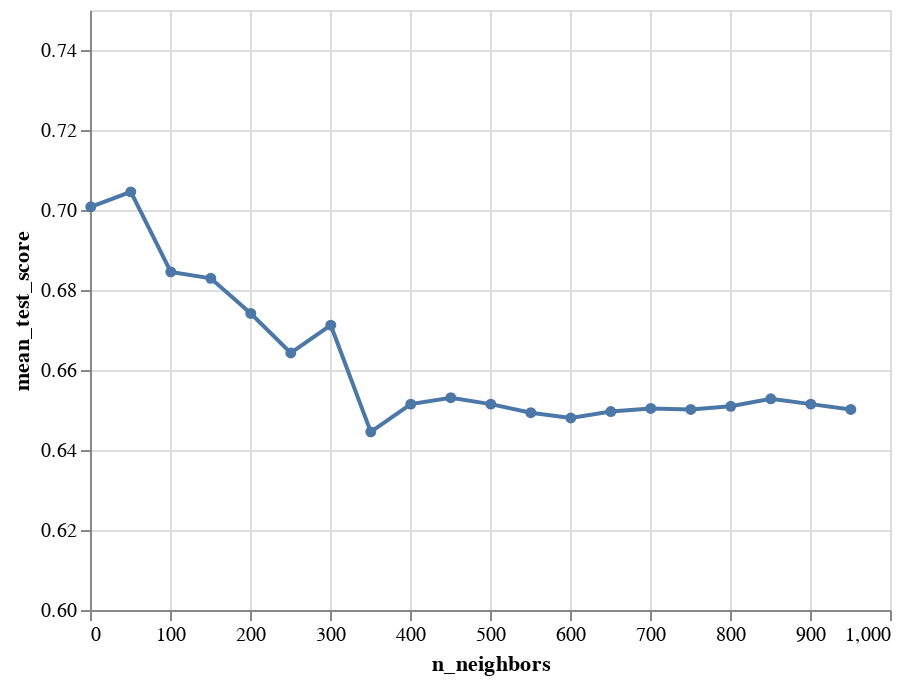

The notebook cell this image was saved under:
### Code cell
accuracy_vs_k = alt.Chart(acc_grid).mark_line(point=True).encode(
    x=alt.X("n_neighbors"),
    y=alt.Y("mean_test_score", scale=alt.Scale(domain=(0.6, 0.75)))
)

accuracy_vs_k

### Figure 1 — Vega-Lite specification as saved in the notebook (floating-point values rounded to 4 significant figures)
{"config": {"view": {"continuousWidth": 400, "continuousHeight": 300}}, "data": {"name": "data-b2981ced47b9ee8d72253ca5ff993b50"}, "mark": {"type": "line", "point": true}, "encoding": {"x": {"field": "n_neighbors", "type": "quantitative"}, "y": {"field": "mean_test_score", "scale": {"domain": [0.6, 0.75]}, "type": "quantitative"}}, "$schema": "https://vega.github.io/schema/vega-lite/v4.17.0.json", "datasets": {"data-b2981ced47b9ee8d72253ca5ff993b50": [{"mean_fit_time": 0.007521, "std_fit_time": 0.0003779, "mean_score_time": 0.03439, "std_score_time": 0.0029, "n_neighbors": 1, "params": {"kneighborsclassifier__n_neighbors": 1}, "split0_test_score": 0.6773, "split1_test_score": 0.712, "split2_test_score": 0.7067, "split3_test_score": 0.7067, "split4_test_score": 0.7013, "mean_test_score": 0.7008, "std_test_score": 0.01221, "rank_test_score": 2}, {"mean_fit_time": 0.01075, "std_fit_time": 0.006402, "mean_score_time": 0.05048, "std_score_time": 0.01316, "n_neighbors": 51, "params": {"kneighborsclassifier__n_neighbors": 51}, "split0_test_score": 0.7147, "split1_test_score": 0.7093, "split2_test_score": 0.692, "split3_test_score": 0.7027, "split4_test_score": 0.704, "mean_test_score": 0.7045, "std_test_score": 0.007571, "rank_test_score": 1}, {"mean_fit_time": 0.007223, "std_fit_time": 0.0004267, "mean_score_time": 0.04824, "std_score_time": 0.002752, "n_neighbors": 101, "params": {"kneighborsclassifier__n_neighbors": 101}, "split0_test_score": 0.6773, "split1_test_score": 0.676, "split2_test_score": 0.664, "split3_test_score": 0.7093, "split4_test_score": 0.696, "mean_test_score": 0.6845, "std_test_score": 0.01608, "rank_test_score": 3}, {"mean_fit_time": 0.007029, "std_fit_time": 0.0001948, "mean_score_time": 0.05458, "std_score_time": 0.001771, "n_neighbors": 151, "params": {"kneighborsclassifier__n_neighbors": 151}, "split0_test_score": 0.6893, "split1_test_score": 0.6573, "split2_test_score": 0.6813, "split3_test_score": 0.704, "split4_test_score": 0.6827, "mean_test_score": 0.6829, "std_test_score": 0.01512, "rank_test_score": 4}, {"mean_fit_time": 0.008968, "std_fit_time": 0.003821, "mean_score_time": 0.06996, "std_score_time": 0.0143, "n_neighbors": 201, "params": {"kneighborsclassifier__n_neighbors": 201}, "split0_test_score": 0.676, "split1_test_score": 0.6573, "split2_test_score": 0.6653, "split3_test_score": 0.6907, "split4_test_score": 0.6813, "mean_test_score": 0.6741, "std_test_score": 0.01173, "rank_test_score": 5}, {"mean_fit_time": 0.01211, "std_fit_time": 0.01031, "mean_score_time": 0.08102, "std_score_time": 0.01329, "n_neighbors": 251, "params": {"kneighborsclassifier__n_neighbors": 251}, "split0_test_score": 0.676, "split1_test_score": 0.6373, "split2_test_score": 0.66, "split3_test_score": 0.6707, "split4_test_score": 0.6773, "mean_test_score": 0.6643, "std_test_score": 0.01478, "rank_test_score": 7}, {"mean_fit_time": 0.00748, "std_fit_time": 0.0007885, "mean_score_time": 0.108, "std_score_time": 0.03201, "n_neighbors": 301, "params": {"kneighborsclassifier__n_neighbors": 301}, "split0_test_score": 0.6613, "split1_test_score": 0.656, "split2_test_score": 0.676, "split3_test_score": 0.6773, "split4_test_score": 0.6853, "mean_test_score": 0.6712, "std_test_score": 0.01085, "rank_test_score": 6}, {"mean_fit_time": 0.007067, "std_fit_time": 0.0004492, "mean_score_time": 0.08588, "std_score_time": 0.001758, "n_neighbors": 351, "params": {"kneighborsclassifier__n_neighbors": 351}, "split0_test_score": 0.6413, "split1_test_score": 0.6227, "split2_test_score": 0.656, "split3_test_score": 0.652, "split4_test_score": 0.6507, "mean_test_score": 0.6445, "std_test_score": 0.01194, "rank_test_score": 20}, {"mean_fit_time": 0.007198, "std_fit_time": 0.0004884, "mean_score_time": 0.0975, "std_score_time": 0.006236, "n_neighbors": 401, "params": {"kneighborsclassifier__n_neighbors": 401}, "split0_test_score": 0.6427, "split1_test_score": 0.6267, "split2_test_score": 0.6653, "split3_test_score": 0.6627, "split4_test_score": 0.66, "mean_test_score": 0.6515, "std_test_score": 0.01472, "rank_test_score": 10}, {"mean_fit_time": 0.006882, "std_fit_time": 0.0002515, "mean_score_time": 0.1144, "std_score_time": 0.026, "n_neighbors": 451, "params": {"kneighborsclassifier__n_neighbors": 451}, "split0_test_score": 0.644, "split1_test_score": 0.6387, "split2_test_score": 0.6653, "split3_test_score": 0.6613, "split4_test_score": 0.656, "mean_test_score": 0.6531, "std_test_score": 0.01017, "rank_test_score": 8}, {"mean_fit_time": 0.007406, "std_fit_time": 0.0009742, "mean_score_time": 0.1187, "std_score_time": 0.007004, "n_neighbors": 501, "params": {"kneighborsclassifier__n_neighbors": 501}, "split0_test_score": 0.644, "split1_test_score": 0.6347, "split2_test_score": 0.6547, "split3_test_score": 0.6613, "split4_test_score": 0.6627, "mean_test_score": 0.6515, "std_test_score": 0.01069, "rank_test_score": 10}, {"mean_fit_time": 0.0147, "std_fit_time": 0.01423, "mean_score_time": 0.1281, "std_score_time": 0.01368, "n_neighbors": 551, "params": {"kneighborsclassifier__n_neighbors": 551}, "split0_test_score": 0.64, "split1_test_score": 0.6347, "split2_test_score": 0.66, "split3_test_score": 0.6587, "split4_test_score": 0.6533, "mean_test_score": 0.6493, "std_test_score": 0.01019, "rank_test_score": 18}, {"mean_fit_time": 0.007779, "std_fit_time": 0.0009697, "mean_score_time": 0.1491, "std_score_time": 0.02543, "n_neighbors": 601, "params": {"kneighborsclassifier__n_neighbors": 601}, "split0_test_score": 0.64, "split1_test_score": 0.6347, "split2_test_score": 0.66, "split3_test_score": 0.6533, "split4_test_score": 0.652, "mean_test_score": 0.648, "std_test_score": 0.009276, "rank_test_score": 19}, {"mean_fit_time": 0.007316, "std_fit_time": 0.0008202, "mean_score_time": 0.1377, "std_score_time": 0.005167, "n_neighbors": 651, "params": {"kneighborsclassifier__n_neighbors": 651}, "split0_test_score": 0.6413, "split1_test_score": 0.6387, "split2_test_score": 0.6573, "split3_test_score": 0.656, "split4_test_score": 0.6547, "mean_test_score": 0.6496, "std_test_score": 0.007929, "rank_test_score": 17}, {"mean_fit_time": 0.007019, "std_fit_time": 0.0002943, "mean_score_time": 0.143, "std_score_time": 0.002132, "n_neighbors": 701, "params": {"kneighborsclassifier__n_neighbors": 701}, "split0_test_score": 0.6413, "split1_test_score": 0.6373, "split2_test_score": 0.66, "split3_test_score": 0.656, "split4_test_score": 0.6573, "mean_test_score": 0.6504, "std_test_score": 0.009214, "rank_test_score": 14}, {"mean_fit_time": 0.006844, "std_fit_time": 0.0001605, "mean_score_time": 0.1504, "std_score_time": 0.007018, "n_neighbors": 751, "params": {"kneighborsclassifier__n_neighbors": 751}, "split0_test_score": 0.6413, "split1_test_score": 0.6373, "split2_test_score": 0.66, "split3_test_score": 0.6547, "split4_test_score": 0.6573, "mean_test_score": 0.6501, "std_test_score": 0.009067, "rank_test_score": 15}, {"mean_fit_time": 0.007167, "std_fit_time": 0.0008102, "mean_score_time": 0.2108, "std_score_time": 0.04038, "n_neighbors": 801, "params": {"kneighborsclassifier__n_neighbors": 801}, "split0_test_score": 0.6413, "split1_test_score": 0.6373, "split2_test_score": 0.664, "split3_test_score": 0.6547, "split4_test_score": 0.6573, "mean_test_score": 0.6509, "std_test_score": 0.01003, "rank_test_score": 13}, {"mean_fit_time": 0.007139, "std_fit_time": 0.0002719, "mean_score_time": 0.1648, "std_score_time": 0.002496, "n_neighbors": 851, "params": {"kneighborsclassifier__n_neighbors": 851}, "split0_test_score": 0.644, "split1_test_score": 0.6413, "split2_test_score": 0.664, "split3_test_score": 0.6573, "split4_test_score": 0.6573, "mean_test_score": 0.6528, "std_test_score": 0.008666, "rank_test_score": 9}, {"mean_fit_time": 0.007206, "std_fit_time": 0.0006391, "mean_score_time": 0.1736, "std_score_time": 0.002416, "n_neighbors": 901, "params": {"kneighborsclassifier__n_neighbors": 901}, "split0_test_score": 0.6413, "split1_test_score": 0.6373, "split2_test_score": 0.664, "split3_test_score": 0.6573, "split4_test_score": 0.6573, "mean_test_score": 0.6515, "std_test_score": 0.01028, "rank_test_score": 10}, {"mean_fit_time": 0.008234, "std_fit_time": 0.001698, "mean_score_time": 0.2215, "std_score_time": 0.05306, "n_neighbors": 951, "params": {"kneighborsclassifier__n_neighbors": 951}, "split0_test_score": 0.6413, "split1_test_score": 0.6373, "split2_test_score": 0.66, "split3_test_score": 0.6547, "split4_test_score": 0.6573, "mean_test_score": 0.6501, "std_test_score": 0.009067, "rank_test_score": 15}]}}
